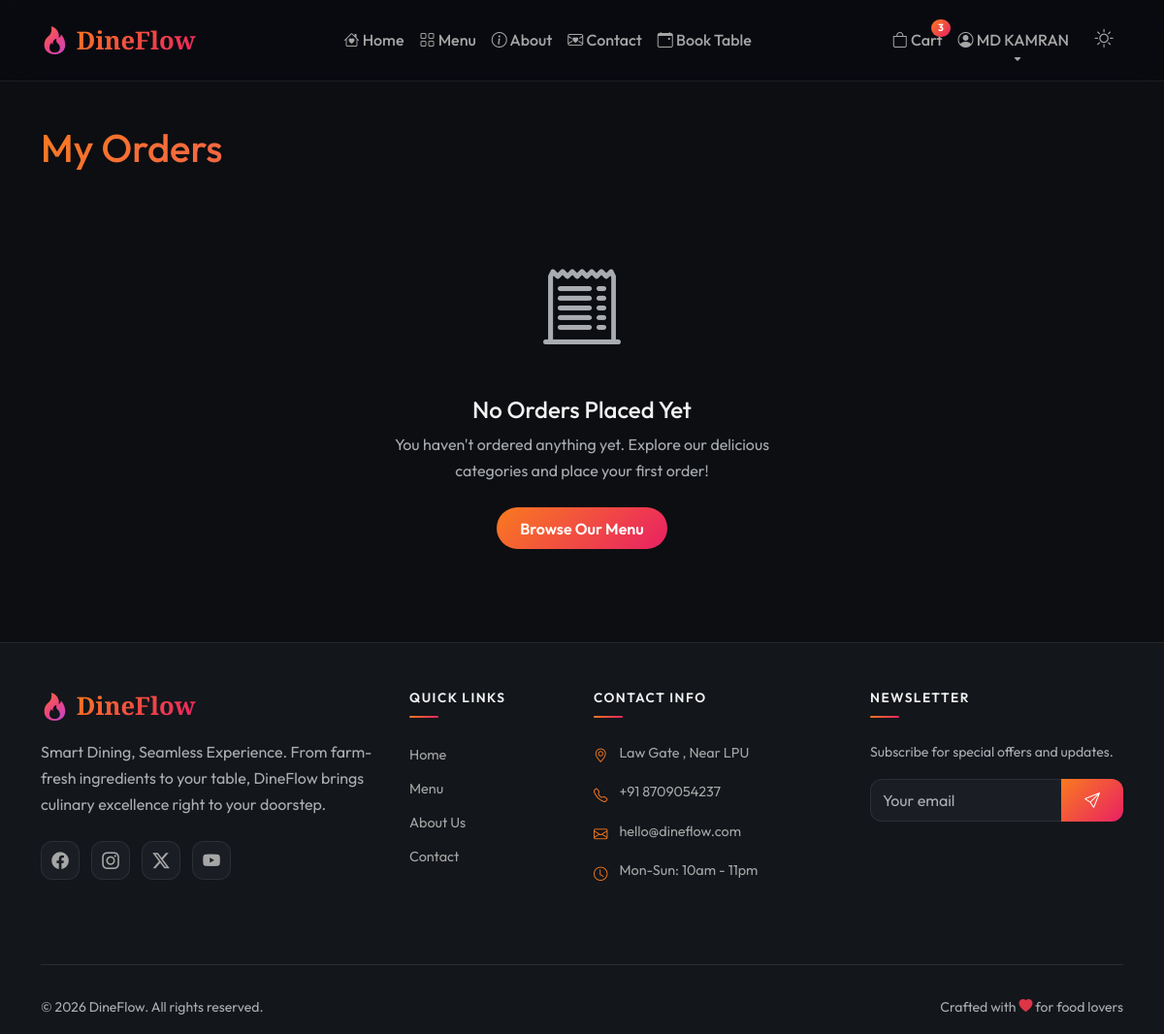
Before: /orders/history/ (signed in) with the older database file.
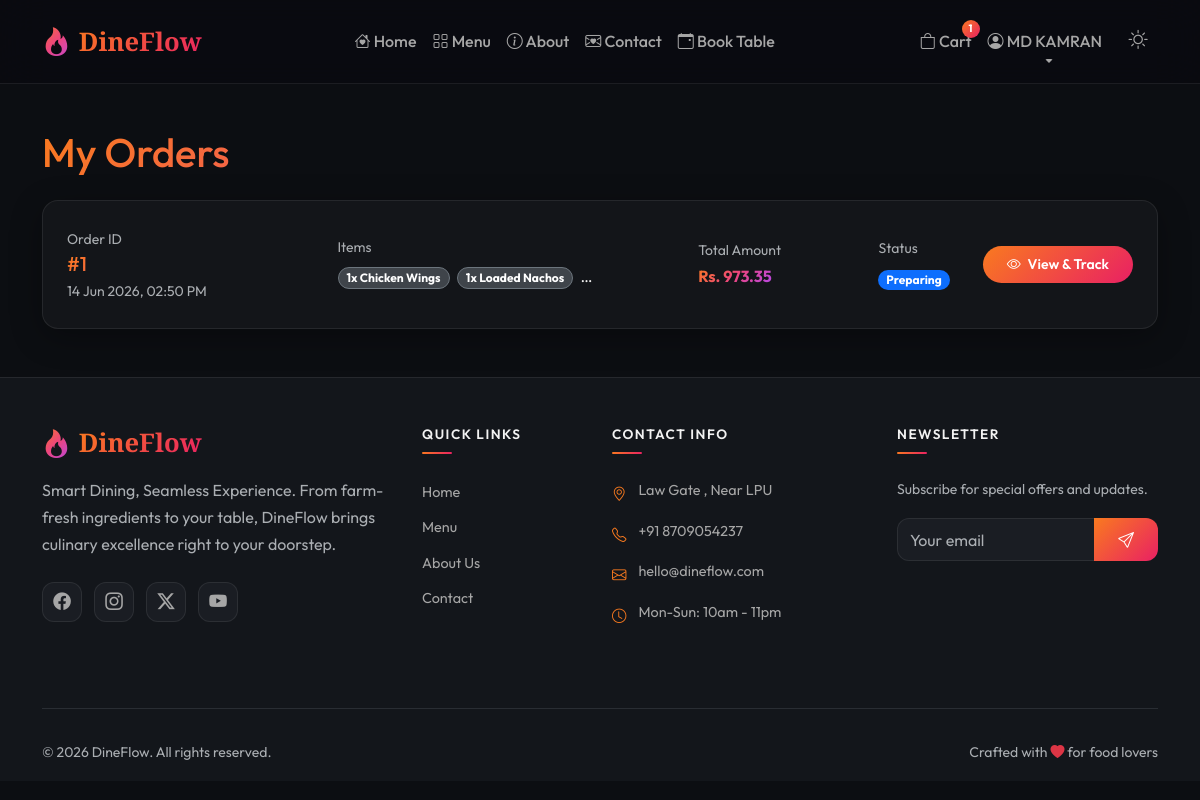
After: the same page with the newer database file.
### accounts/models.py (models this page shows, shortened)
class User(AbstractUser):
    class Role(models.TextChoices):
        CUSTOMER = 'customer', 'Customer'
        MANAGER = 'manager', 'Restaurant Manager'
        ADMIN = 'admin', 'Administrator'
    role = models.CharField(
        max_length=20,
        choices=Role.choices,
        default=Role.CUSTOMER,
    )
    phone = models.CharField(max_length=20, blank=True, null=True)
    address = models.TextField(blank=True, null=True)
    city = models.CharField(max_length=100, blank=True, null=True)
    state = models.CharField(max_length=100, blank=True, null=True)
    zip_code = models.CharField(max_length=20, blank=True, null=True)
    profile_picture = models.ImageField(
        upload_to='profile_pics/',
        blank=True,
        null=True,
        default='profile_pics/default.png',
    )
    created_at = models.DateTimeField(auto_now_add=True)
    updated_at = models.DateTimeField(auto_now=True)
    class Meta:
        verbose_name = 'User'
        verbose_name_plural = 'Users'
        ordering = ['-created_at']

### orders/models.py (models this page shows, shortened)
class Order(models.Model):
    class OrderStatus(models.TextChoices):
        PENDING = 'pending', 'Pending'
        ACCEPTED = 'accepted', 'Accepted'
        PREPARING = 'preparing', 'Preparing'
        READY = 'ready', 'Ready'
        OUT_FOR_DELIVERY = 'out_for_delivery', 'Out For Delivery'
        DELIVERED = 'delivered', 'Delivered'
        CANCELLED = 'cancelled', 'Cancelled'
    class PaymentStatus(models.TextChoices):
        PENDING = 'pending', 'Pending'
        PAID = 'paid', 'Paid'
        FAILED = 'failed', 'Failed'
        REFUNDED = 'refunded', 'Refunded'
    customer = models.ForeignKey(
        settings.AUTH_USER_MODEL,
        on_delete=models.CASCADE,
        related_name='orders',
    )
    total_amount = models.DecimalField(max_digits=10, decimal_places=2, default=0)
    payment_status = models.CharField(
        max_length=20,
        choices=PaymentStatus.choices,
        default=PaymentStatus.PENDING,
    )
    order_status = models.CharField(
        max_length=20,
        choices=OrderStatus.choices,
        default=OrderStatus.PENDING,
    )
    delivery_address = models.TextField(blank=True, null=True)
    special_instructions = models.TextField(blank=True, null=True)
    order_date = models.DateTimeField(auto_now_add=True)
    updated_at = models.DateTimeField(auto_now=True)
    class Meta:
        verbose_name = 'Order'
        verbose_name_plural = 'Orders'
        ordering = ['-order_date']

class OrderItem(models.Model):
    order = models.ForeignKey(
        Order,
        on_delete=models.CASCADE,
        related_name='items',
    )
    menu_item = models.ForeignKey(
        MenuItem,
        on_delete=models.SET_NULL,
        null=True,
        related_name='order_items',
    )
    quantity = models.PositiveIntegerField(default=1)
    price = models.DecimalField(max_digits=10, decimal_places=2)
    class Meta:
        verbose_name = 'Order Item'
        verbose_name_plural = 'Order Items'

### menu/models.py (models this page shows, shortened)
class MenuItem(models.Model):
    name = models.CharField(max_length=200)
    description = models.TextField()
    category = models.ForeignKey(
        Category,
        on_delete=models.CASCADE,
        related_name='items',
    )
    image = models.ImageField(upload_to='menu_items/', blank=True, null=True)
    price = models.DecimalField(max_digits=10, decimal_places=2)
    preparation_time = models.PositiveIntegerField(
        help_text='Preparation time in minutes',
        default=15,
    )
    availability_status = models.BooleanField(default=True)
    is_featured = models.BooleanField(default=False)
    is_vegetarian = models.BooleanField(default=False)
    is_spicy = models.BooleanField(default=False)
    calories = models.PositiveIntegerField(blank=True, null=True)
    created_at = models.DateTimeField(auto_now_add=True)
    updated_at = models.DateTimeField(auto_now=True)
    class Meta:
        verbose_name = 'Menu Item'
        verbose_name_plural = 'Menu Items'
        ordering = ['-created_at']

### orders/views.py (the view)
# urls.py: path('history/', views.order_history_view, name='history'),
@login_required
def order_history_view(request):
    orders = Order.objects.filter(
        customer=request.user
    ).prefetch_related('items__menu_item').order_by('-order_date')
    context = {
        'orders': orders,
    }
    return render(request, 'orders/order_history.html', context)

### cart/context_processors.py (called while the page is built)
def cart_item_count(request):
    count = 0
    if request.user.is_authenticated:
        try:
            from .models import Cart
            cart = Cart.objects.get(user=request.user)
            count = cart.total_items
        except Cart.DoesNotExist:
            count = 0
    return {'cart_item_count': count}

### cart/models.py (called while the page is built)
    @property
    def total_items(self):
        return sum(item.quantity for item in self.items.all())

### templates/orders/order_history.html (shortened to what this page needs)
{% extends 'base.html' %}
{% load static %}
{% block content %}
<section class="order-history-section py-5">
    <div class="container" style="margin-top: 80px;">
        <h1 class="mb-4 text-gradient animate-fade-up">My Orders</h1>
        {% if orders %}
            <div class="row g-4">
                {% for order in orders %}
                <div class="col-12 animate-fade-up" style="animation-delay: 0.1s;">
                    <div class="glass-card p-4 h-100 hover-scale">
                        <div class="row align-items-center g-3">
                            <div class="col-md-3">
                                <span class="text-muted small">Order ID</span>
                                <h3 class="h5 font-heading text-gradient mb-0">#{{ order.pk }}</h3>
                                <small class="text-muted d-block mt-1">{{ order.order_date|date:"d M Y, h:i A" }}</small>
                            </div>
                            <div class="col-md-4">
                                <span class="text-muted small d-block mb-1">Items</span>
                                <div class="text-truncate" style="max-width: 320px;" title="{% for item in order.items.all %}{{ item.quantity }}x {{ item.menu_item.name }}{% if not forloop.last %}, {% endif %}{% endfor %}">
                                    {% for item in order.items.all %}
                                        <span class="badge bg-secondary bg-opacity-50 text-color border border-secondary rounded-pill me-1 mb-1 px-2 py-1 small">
                                            {{ item.quantity }}x {{ item.menu_item.name }}
                                        </span>
                                    {% empty %}
                                        <span class="text-muted small">No items</span>
                                    {% endfor %}
                                </div>
                            </div>
                            <div class="col-md-2">
                                <span class="text-muted small d-block">Total Amount</span>
                                <span class="fw-bold text-gradient">Rs. {{ order.total_amount }}</span>
                            </div>
                            <div class="col-md-1">
                                <span class="text-muted small d-block mb-1">Status</span>
                                <span class="badge rounded-pill px-2.5 py-1.5
                                    {% if order.order_status == 'pending' %}bg-warning text-dark
                                    {% elif order.order_status == 'accepted' %}bg-info text-dark
                                    {% elif order.order_status == 'preparing' %}bg-primary
                                    {% elif order.order_status == 'ready' %}bg-success
                                    {% elif order.order_status == 'out_for_delivery' %}bg-purple
                                    {% elif order.order_status == 'delivered' %}bg-success
                                    {% elif order.order_status == 'cancelled' %}bg-danger
                                    {% endif %}">
                                    {{ order.get_order_status_display }}
                                </span>
                            </div>
                            <div class="col-md-2 text-md-end">
                                <a href="{% url 'orders:detail' order.pk %}" class="btn btn-gradient-primary btn-sm rounded-pill px-4 py-2">
                                    <i class="bi bi-eye me-1"></i> View & Track
                                </a>
                            </div>
                        </div>
                    </div>
                </div>
                {% endfor %}
            </div>
        {% else %}
            <div class="text-center py-5 animate-fade-up">
                <div class="mb-4">
                    <i class="bi bi-receipt-cutoff text-muted" style="font-size: 5rem;"></i>
                </div>
                <h3 class="h4 font-heading mb-2">No Orders Placed Yet</h3>
                <p class="text-muted mb-4" style="max-width: 450px; margin: 0 auto;">
                    You haven't ordered anything yet. Explore our delicious categories and place your first order!
                </p>
                <a href="{% url 'menu:list' %}" class="btn btn-gradient-primary rounded-pill px-4 py-2.5">
                    Browse Our Menu
                </a>
            </div>
        {% endif %}
    </div>
</section>
{% endblock %}

### templates/base.html (shortened to what this page needs)
{% load static %}
<!DOCTYPE html>
<html lang="en" data-bs-theme="dark">
<head>
    <link href="https://cdn.jsdelivr.net/npm/bootstrap@5.3.3/dist/css/bootstrap.min.css" rel="stylesheet">
    <link href="https://cdn.jsdelivr.net/npm/bootstrap-icons@1.11.3/font/bootstrap-icons.min.css" rel="stylesheet">
    <link rel="stylesheet" href="{% static 'css/style.css' %}">
</head>
<body>
    <nav class="navbar navbar-expand-lg fixed-top glass-navbar" id="mainNavbar">
        <div class="container">
            <a class="navbar-brand brand-logo" href="{% url 'core:home' %}">
                <i class="bi bi-fire text-gradient"></i>
                <span class="brand-text">DineFlow</span>
            </a>
            <div class="collapse navbar-collapse" id="navbarNav">
                <ul class="navbar-nav mx-auto">
                    <li class="nav-item">
                        <a class="nav-link" href="{% url 'core:home' %}">
                            <i class="bi bi-house-heart"></i> Home
                        </a>
                    </li>
                    <li class="nav-item">
                        <a class="nav-link" href="{% url 'menu:list' %}">
                            <i class="bi bi-grid"></i> Menu
                        </a>
                    </li>
                    <li class="nav-item">
                        <a class="nav-link" href="{% url 'core:about' %}">
                            <i class="bi bi-info-circle"></i> About
                        </a>
                    </li>
                    <li class="nav-item">
                        <a class="nav-link" href="{% url 'core:contact' %}">
                            <i class="bi bi-envelope-heart"></i> Contact
                        </a>
                    </li>
                    <li class="nav-item">
                        <a class="nav-link" href="{% url 'reservations:create' %}">
                            <i class="bi bi-calendar-event"></i> Book Table
                        </a>
                    </li>
                </ul>
                <ul class="navbar-nav">
                    {% if user.is_authenticated %}
                    <li class="nav-item">
                        <a class="nav-link cart-link" href="{% url 'cart:view' %}">
                            <i class="bi bi-bag"></i> Cart
                            {% if cart_item_count %}
                            <span class="badge bg-gradient-primary rounded-pill cart-badge">{{ cart_item_count }}</span>
                            {% endif %}
                        </a>
                    </li>
                    <li class="nav-item dropdown">
                        <a class="nav-link dropdown-toggle" href="#" role="button" data-bs-toggle="dropdown">
                            <i class="bi bi-person-circle"></i>
                            {{ user.first_name|default:user.username }}
                        </a>
                    </li>
                    {% endif %}
                    <li class="nav-item ms-2">
                        <button class="btn btn-link nav-link theme-toggle" id="themeToggle" title="Toggle theme">
                            <i class="bi bi-moon-stars" id="themeIcon"></i>
                        </button>
                    </li>
                </ul>
            </div>
        </div>
    </nav>
    <main id="mainContent">
        {% block content %}{% endblock %}
    </main>
    <footer class="footer-section">
        <div class="container">
            <div class="row g-4 py-5">
                <div class="col-lg-4">
                    <h4 class="brand-logo mb-3">
                        <i class="bi bi-fire text-gradient"></i>
                        <span class="brand-text">DineFlow</span>
                    </h4>
                    <p class="text-muted mb-4">
                        Smart Dining, Seamless Experience. From farm-fresh ingredients to your table,
                        DineFlow brings culinary excellence right to your doorstep.
                    </p>
                    <div class="social-links">
                        <a href="#" class="social-link"><i class="bi bi-facebook"></i></a>
                        <a href="#" class="social-link"><i class="bi bi-instagram"></i></a>
                        <a href="#" class="social-link"><i class="bi bi-twitter-x"></i></a>
                        <a href="#" class="social-link"><i class="bi bi-youtube"></i></a>
                    </div>
                </div>
                <div class="col-lg-2 col-md-4">
                    <h6 class="footer-heading">Quick Links</h6>
                    <ul class="footer-links">
                        <li><a href="{% url 'core:home' %}">Home</a></li>
                        <li><a href="{% url 'menu:list' %}">Menu</a></li>
                        <li><a href="{% url 'core:about' %}">About Us</a></li>
                        <li><a href="{% url 'core:contact' %}">Contact</a></li>
                    </ul>
                </div>
                <div class="col-lg-3 col-md-4">
                    <h6 class="footer-heading">Contact Info</h6>
                    <ul class="footer-contact">
                        <li><i class="bi bi-geo-alt"></i> Law Gate , Near LPU</li>
                        <li><i class="bi bi-telephone"></i> +91 8709054237</li>
                        <li><i class="bi bi-envelope"></i> hello@dineflow.com</li>
                        <li><i class="bi bi-clock"></i> Mon-Sun: 10am - 11pm</li>
                    </ul>
                </div>
                <div class="col-lg-3 col-md-4">
                    <h6 class="footer-heading">Newsletter</h6>
                    <p class="text-muted small">Subscribe for special offers and updates.</p>
                    <form class="newsletter-form">
                        <div class="input-group">
                            <input type="email" class="form-control" placeholder="Your email">
                            <button class="btn btn-gradient-primary" type="button">
                                <i class="bi bi-send"></i>
                            </button>
                        </div>
                    </form>
                </div>
            </div>
            <hr class="border-secondary">
            <div class="row py-3">
                <div class="col-md-6">
                    <p class="text-muted small mb-0">&copy; 2026 DineFlow. All rights reserved.</p>
                </div>
                <div class="col-md-6 text-md-end">
                    <p class="text-muted small mb-0">Crafted with <i class="bi bi-heart-fill text-danger"></i> for food
                        lovers</p>
                </div>
            </div>
        </div>
    </footer>
</body>
</html>

Changed rows visible on the page:
added Order: pk "1", order_date "14 Jun 2026, 02:50 PM", total_amount "973.35", order_status "Preparing"
added OrderItem: quantity "1", menu_item.name "Chicken Wings"
added OrderItem: quantity "1", menu_item.name "Loaded Nachos"
added OrderItem: quantity "1", menu_item.name "Mushro…"
Other visible differences:
{{ cart_item_count }}: "3" → "1"
text no longer shown: "No Orders Placed Yet You haven't ordered anything yet. Explore our delicious categories and place your first order! Browse Our Menu"
